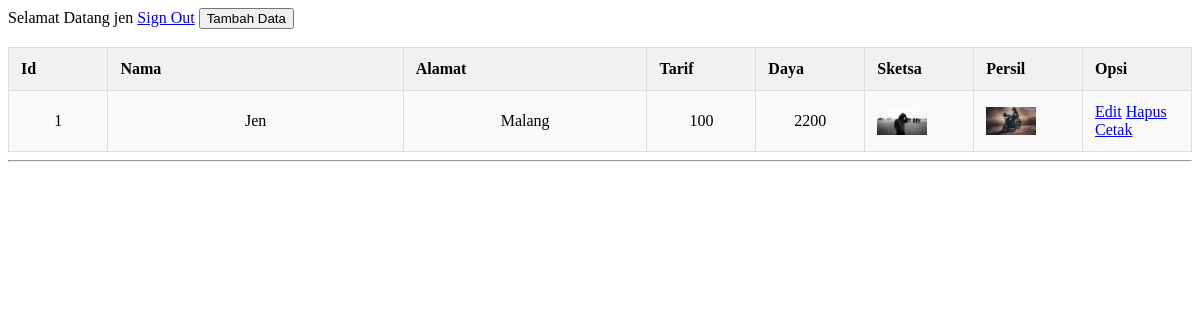
The app's page /home.php (signed in) with its own data.
### tables this page shows
CREATE TABLE `users` (
  `user_id` int(5) NOT NULL,
  `username` varchar(25) NOT NULL,
  `email` varchar(35) NOT NULL,
  `password` varchar(50) NOT NULL,
  `tgl_daftar` timestamp NULL DEFAULT NULL,
  `status` enum('1','0') DEFAULT '0'
);

CREATE TABLE `pemutusan` (
  `id_pel` int(12) NOT NULL,
  `nama` varchar(100) NOT NULL,
  `alamat` varchar(100) NOT NULL,
  `tarif` varchar(5) NOT NULL,
  `daya` int(4) NOT NULL,
  `sketsa` varchar(200) NOT NULL,
  `persil` varchar(200) NOT NULL
);

### home.php (the view, shortened to what this page needs)
<?php
include_once 'koneksi.php';
$res = mysqli_query($koneksi, "SELECT * FROM users WHERE user_id=" . $_SESSION['user']);
$userRow = mysqli_fetch_assoc($res);
?>
<!DOCTYPE html PUBLIC "-//W3C//DTD XHTML 1.0 Transitional//EN" "http://www.w3.org/TR/xhtml1/DTD/xhtml1-transitional.dtd">
<html xmlns="http://www.w3.org/1999/xhtml">
<head>
	<link rel='stylesheet'  href='style.css' type='text/css' media='all' />
</head>
<body>
	Selamat Datang <?php echo $userRow['username']; ?>&nbsp;<a href="logout.php?logout">Sign Out</a>
				<button id="myBtn">Tambah Data</button>
				<table width="100%" border="1" align="center" id="myTable">
					<caption align="top">&nbsp;
					</caption>
					<tr class="header">
						<th width="73" scope="col">Id</th>
						<th width="217" scope="col">Nama </th>
						<th width="179" scope="col">Alamat</th>
						<th width="80" scope="col">Tarif</th>
						<th width="80" scope="col">Daya</th>
						<th width="80" scope="col">Sketsa</th>
						<th width="80" scope="col">Persil</th>
						<th width="80" scope="col">Opsi</th>
					</tr>
					<?php
$a = "SELECT * FROM  pemutusan";
$b = mysqli_query($koneksi, $a);
while ($data = mysqli_fetch_array($b)) {
    ?>
						<tr>
							<td><div align="center"> <?PHP echo $data['id_pel']; ?></div></td>
							<td><div align="center"><?PHP echo $data['nama'] ?></div></td>
							<td><div align="center"><?PHP echo $data['alamat'] ?></div></td>
							<td><div align="center"><?PHP echo $data['tarif'] ?></div></td>
							<td><div align="center"><?PHP echo $data['daya'] ?></div></td>
							<td><a href="<?PHP echo $data['sketsa'] ?>"><img src="<?PHP echo $data['sketsa'] ?>"  width="50" /></a></td>
							<td><a href="<?PHP echo $data['persil'] ?>"><img src="<?PHP echo $data['persil'] ?>"  width="50" /></a></td>
							<td><a href="edit.php?id=<?php echo $data['id_pel'] ?>">Edit</a> <a href="hapus.php?id=<?php echo $data['id_pel'] ?>">Hapus </a><a href="cetak.php?id=<?php echo $data['id_pel'] ?>">Cetak</a></td>
						</tr>
						<?PHP
}
?>
				</table>
				<hr>
</body>
</html>

### style.css (style rules this page uses)
* { box-sizing: border-box; }
tr:nth-child(even) { background-color: #f9f9f9 }
#myTable { border-collapse: collapse; width: 100%; border: 1px solid #ddd; font-size: 16px; }
#myTable th, #myTable td { text-align: left; padding: 12px; }
#myTable tr { border-bottom: 1px solid #ddd; }
#myTable tr.header, #myTable tr:hover { background-color: #f1f1f1; }

### records on screen
users: username "jen"
pemutusan: id_pel "1", nama "Jen", alamat "Malang", tarif "100", daya "2200", sketsa (picture), persil (picture)
